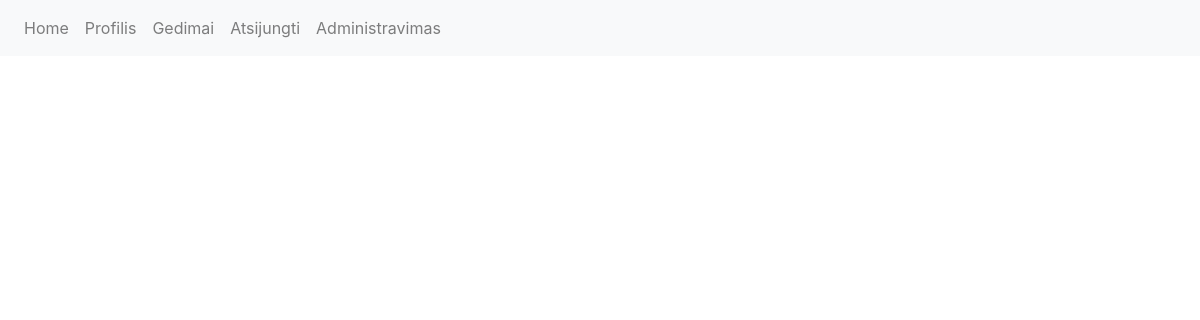
The app's page /defects (signed in), older data.
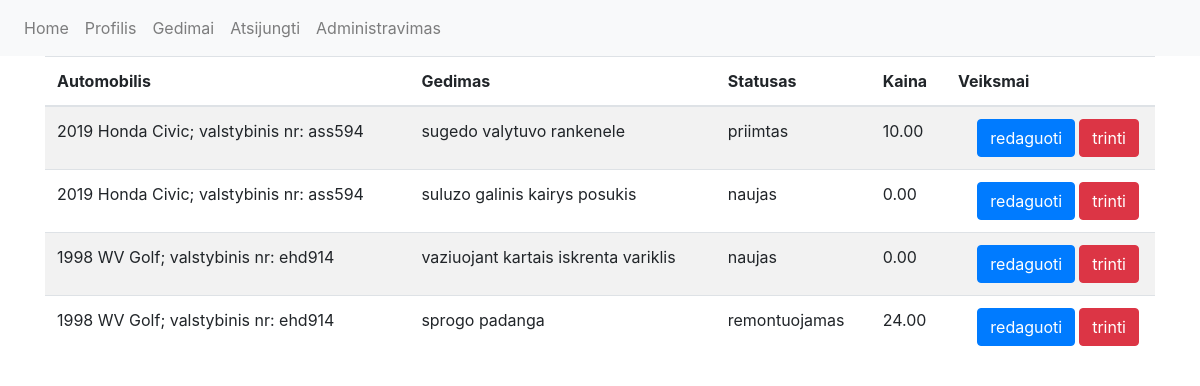
The same page, newer data.
### autoservisas/models.py (models this page shows, shortened)
class Defect(db.Model):
    id = db.Column(db.Integer, primary_key=True)
    description = db.Column(db.String(300), nullable=False)
    status = db.Column(db.String(50), default='naujas', nullable=False)
    price = db.Column(db.Numeric(8, 2), nullable=False, default=0)
    car_id = db.Column(db.Integer, db.ForeignKey('car.id'))
    car = db.relationship("Car", lazy=True)

class Car(db.Model):
    id = db.Column(db.Integer, primary_key=True)
    make = db.Column(db.String(50), nullable=False)
    model = db.Column(db.String(50), nullable=False)
    year = db.Column(db.Integer(), nullable=False)
    engine = db.Column(db.String(50), nullable=False)
    registration = db.Column(db.String(6), unique=True, nullable=False)
    vin = db.Column(db.String(17), unique=True, nullable=False)
    user_id = db.Column(db.Integer, db.ForeignKey('user.id'))
    vartotojas = db.relationship("User")
    def __repr__(self) -> str:
        return f'{self.year} {self.make} {self.model}; valstybinis nr: {self.registration}'

### autoservisas/routes.py (the view)
@app.route('/defects', methods=['GET', 'POST'])
@login_required
def defects():
    try:
        all_defects = Defect.query.all()
    except:
        all_defects = []
    return render_template("defects.html", all_defects=all_defects)

### autoservisas/__init__.py (called while the page is built)
@login_manager.user_loader
def load_user(user_id):
    return User.query.get(int(user_id))

### autoservisas/templates/defects.html (shortened to what this page needs)
{% extends "base.html" %} {% block content %} {% if all_defects %}
<table class="table table-striped">
  <thead>
    <tr>
      <th scope="col">Automobilis</th>
      <th scope="col">Gedimas</th>
      <th scope="col">Statusas</th>
      <th scope="col">Kaina</th>
      <th scope="col">Veiksmai</th>
    </tr>
  </thead>
  {% for defect in all_defects %}
  <tr>
    <td>{{ defect.car }}</td>
    <td>{{ defect.description }}</td>
    <td>{{ defect.status }}</td>
    <td>{{ defect.price }}</td>
    <td>
      <a
        role="button"
        class="btn btn-danger float-right mr-1"
        href="{{ url_for('delete_defect', id=defect['id']) }}"
        >trinti</a
      >
      <a
        role="button"
        class="btn btn-primary float-right mr-1"
        href="{{ url_for('edit_defect', id=defect['id']) }}"
        >redaguoti</a
      >
    </td>
  </tr>
  {% endfor %} {% endif %} {% endblock content %}

### autoservisas/templates/base.html (shortened to what this page needs)
<!DOCTYPE html>
<html lang="en">
  <head>
    <link
      rel="stylesheet"
      href="https://stackpath.bootstrapcdn.com/bootstrap/4.3.1/css/bootstrap.min.css"
    />
  </head>
  <body>
    <nav class="navbar navbar-expand-lg navbar-light bg-light">
      <div class="collapse navbar-collapse" id="navbarNav">
        {% block meniukas %}
        <ul class="navbar-nav">
          <li class="nav-item">
            <a class="nav-link" href="{{ url_for('home') }}">Home</a>
          </li>
          {% if current_user and current_user.is_authenticated %}
          <li class="nav-item">
            <a class="nav-link" href="{{ url_for('profile') }}">Profilis</a>
          </li>
          {% if current_user.is_worker %}
          <li class="nav-item">
            <a class="nav-link" href="{{ url_for('defects') }}">Gedimai</a>
          </li>
          {% else %}
          <li class="nav-item">
            <a class="nav-link" href="{{ url_for('cars') }}">Automobiliai</a>
          </li>
          {% endif %}
          <li class="nav-item">
            <a class="nav-link" href="{{ url_for('logout') }}">Atsijungti</a>
          </li>
          {% endif %} {% if current_user and current_user.is_admin %}
          <li class="nav-item">
            <a class="nav-link" href="{{ url_for('admin') }}"
              >Administravimas</a
            >
          </li>
          {% endif %}
        </ul>
        {% endblock meniukas %}
      </div>
    </nav>
    <div class="container">
       {% block
      content %} Hello :) {% endblock content %}
    </div>
  </body>
</html>

Row changes from the older to the newer data that the page shows:
now on this page (row edited): Defect: car "2019 Honda Civic; valstybinis nr: ass594", description "sugedo valytuvo rankenele", status "priimtas", price "10.00"
added Defect: car "2019 Honda Civic; valstybinis nr: ass594", description "suluzo galinis kairys posukis", status "naujas", price "0.00"
added Defect: car "1998 WV Golf; valstybinis nr: ehd914", description "vaziuojant kartais iskrenta variklis", status "naujas", price "0.00"
added Defect: car "1998 WV Golf; valstybinis nr: ehd914", description "sprogo padanga", status "remontuojamas", price "24.00"
Text that changed along with them:
text now shown: "Automobilis Gedimas Statusas Kaina Veiksmai"
